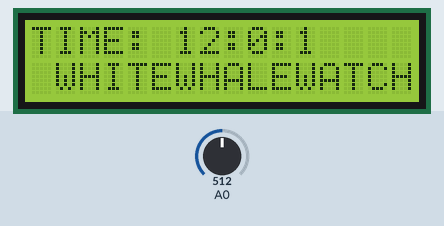
Bench run of a sketch on a simulated Arduino Uno, built with avr-gcc and run on an emulated ATmega328P. Parts: 16×2 character LCD. Inputs (shaded band) come from the test bench; at power-on: A0 = 512. The modem accepts every AT command (registered, SIM ready, sends succeed) and sends nothing else; what the sketch prints to the serial monitor is not drawn.

Above: at 1.2 s.
1.3 s: A0 set to 119
At 12.8 s:
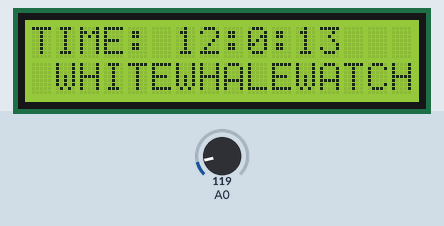
14.2 s: A0 set to 99
At 25.8 s:
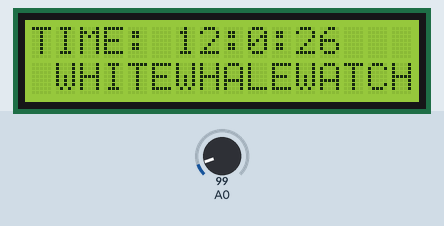
Timing chart, 0 to 27.3 s (numbered marks = the images above; inputs shaded):
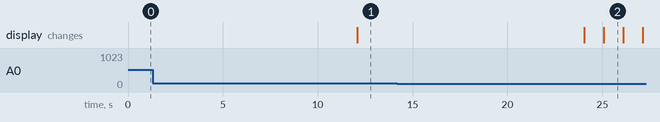

Measured:
- after the input at 14.2 s, the display: first differs from a run without the input after 10.9 s (image 2)
- what the display in image 2 shows lasts 1.0 s, from 25.1 s to 26.1 s

The sketch:

Project_PSIT.ino
```cpp
#include <LiquidCrystal_I2C.h>
#include <SoftwareSerial.h>
LiquidCrystal_I2C lcd(0x27,16,2);
SoftwareSerial SIM900A(10,11);// TX|RX
int hour=12,minute=0,second=0;
int check=0,recall=0;
const float OffSet=0.483;
float V,P;
void setup() {//Just a setting
  lcd.begin();
  Serial.begin(9600);// Setting the baud rate of Serial Monitor (Arduino)
  SIM900A.begin(9600);// Setting the baud rate of GSM Module
  lcd.backlight();
  Serial.println("SIM900A Ready");
}
void loop() {
  V=analogRead(0)*5.00/1024;// Receive values from pressure sensors
  P=(V-OffSet)*400;// Convert to kilopascal
  second++;
  if (second>59){// Just a timer
    minute++;
    second=0;
  }
  if (minute>59){
    hour++;
    minute=0;
  }
  if (hour>23){
    hour=0;
  }
  lcd.clear();// Display to LCD screen
  lcd.print("TIME: ");
  lcd.print(hour);
  lcd.print(":");
  lcd.print(minute);
  lcd.print(":");
  lcd.print(second);
  lcd.setCursor(1,1);
  lcd.print("WHITEWHALEWATCH");
  Serial.print(P,1);
  Serial.println(" KPa");
  delay(990);
  if (P>20.0){// Sends a message when the P over 20 kilopascal
    SendMessage();
    second++;
    check=1;
  }
  while (check!=0){// Check if the child is still drowned
    recall++;
    second++;
    Serial.println(recall);
    delay(990);
    if (recall==10){
      check=0;
      recall=0;
    }
  }
}

void SendMessage(){
  // Fuction used to send messages
  Serial.println("Sending Message");
  SIM900A.println("AT+CMGF=1");// Sets the GSM Module in Text Mode
  delay(200);
  Serial.println("Set SMS Number");
  SIM900A.println("AT+CMGS=\"+660917499494\"\r");// Mobile phone number to send message
  delay(200);
  Serial.println("Set SMS Content");
  SIM900A.println("WHITEWHALEWATCH");// Messsage content
  delay(200);
  Serial.println("Finish");
  SIM900A.println((char)26);// ASCII code of CTRL+Z
  delay(400);
  Serial.println("Message has been sent");
}
```
